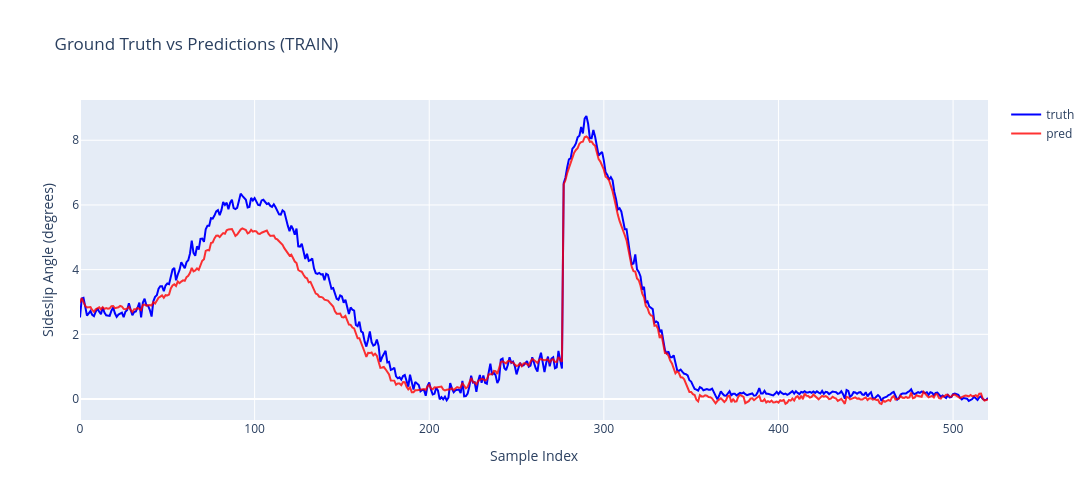

Write notebook code for a chart like this one.
### Code cell
import plotly.graph_objects as go

model.eval()

preds = []
ground_truths = []
total_loss = 0

with torch.no_grad():
    for step, (x, y) in enumerate(val_v4):
        X = x.to(device)
        y = y.to(device).reshape(-1, 1)

        pred = model(X)
        loss = criterion(pred, y)
        total_loss += loss.item()

        preds.append(pred.reshape(-1).cpu().numpy())
        ground_truths.append(y.reshape(-1).cpu().numpy())

print(f"Avg Loss: {total_loss / (step + 1)}")

preds = np.concatenate(preds)
ground_truths = np.concatenate(ground_truths)

fig = go.Figure()
fig.add_trace(go.Scatter(
    y=ground_truths,
    mode='lines',
    name='truth',
    line=dict(color='blue')
))
fig.add_trace(go.Scatter(
    y=preds,
    mode='lines',
    name='pred',
    line=dict(color='red'),
    opacity=0.8
))

fig.update_layout(
    title='Ground Truth vs Predictions (TRAIN)',
    xaxis_title='Sample Index',
    yaxis_title='Sideslip Angle (degrees)',
    width=1200,
    height=500
)

fig.show()

### Figure 1 — Plotly figure (JSON) as saved in the notebook; plotly's stock layout.template omitted (floating-point values rounded to 4 significant figures; data arrays with more than 128 entries replaced by an {"elided": "..."} marker saying what was removed)
{"data": [{"line": {"color": "blue"}, "mode": "lines", "name": "truth", "type": "scatter", "y": {"elided": "521 float values"}}, {"line": {"color": "red"}, "mode": "lines", "name": "pred", "opacity": 0.8, "type": "scatter", "y": {"elided": "521 float values"}}], "layout": {"height": 500, "title": {"text": "Ground Truth vs Predictions (TRAIN)"}, "width": 1200, "xaxis": {"title": {"text": "Sample Index"}}, "yaxis": {"title": {"text": "Sideslip Angle (degrees)"}}}}
